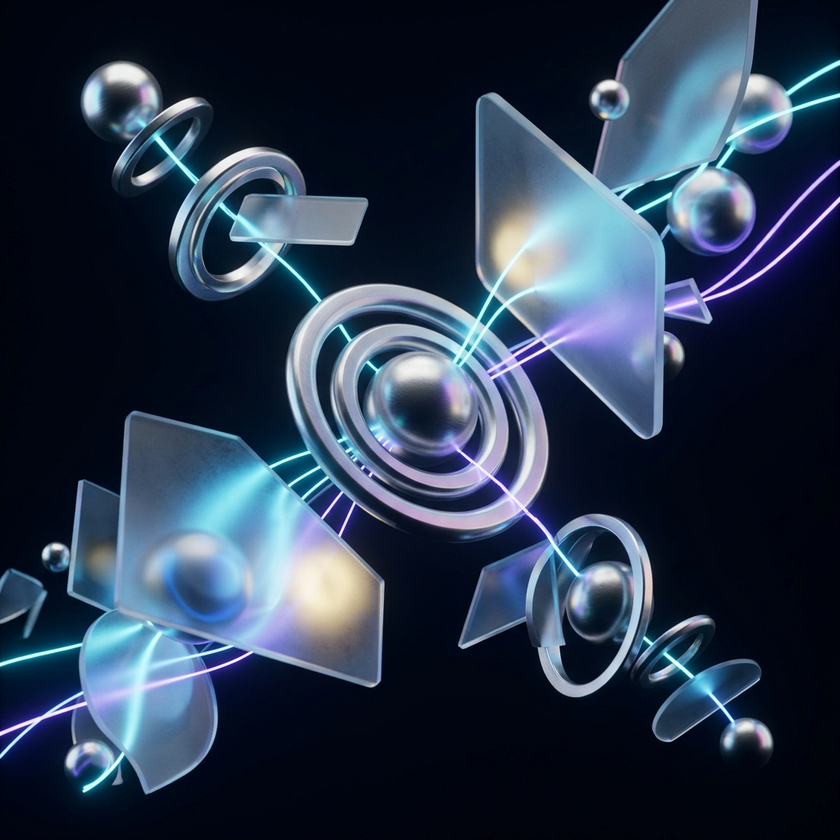
#> input picture web-app/frontend/src/futuristic_bg.png, 840 x 840 px, shrunk from 1024 x 1024 before the run
$ python -i movement_analysis.py   (imports and definitions only)
#> lines starting #> are read from the running program, lines starting #| are printed output that depends on the picture
import cv2
import numpy as np


class MovementAnalyzer:
    def __init__(self, diff_thresh: int = 25):
        self.prev_gray = None
        self.diff_thresh = diff_thresh

    def reset(self):
        self.prev_gray = None

    def update(self, frame_bgr):
        gray = cv2.cvtColor(frame_bgr, cv2.COLOR_BGR2GRAY)
        gray = cv2.GaussianBlur(gray, (5, 5), 0)

        if self.prev_gray is None:
            self.prev_gray = gray
            return {"movement_energy": 0.0}

        diff = cv2.absdiff(gray, self.prev_gray)
        _, th = cv2.threshold(diff, self.diff_thresh, 255, cv2.THRESH_BINARY)
        self.prev_gray = gray

        energy = float(np.mean(th > 0))
        return {"movement_energy": energy}

>>> import cv2
>>> picture = cv2.imread('../web-app/frontend/src/futuristic_bg.png')
#> picture is the input picture: shape (840, 840, 3); mean B, G, R 77.2, 57.1, 42.8
>>> result = MovementAnalyzer().update(picture)
#> in update, `gray = cv2.cvtColor(frame_bgr, cv2.COLOR_BGR2GRAY)`:
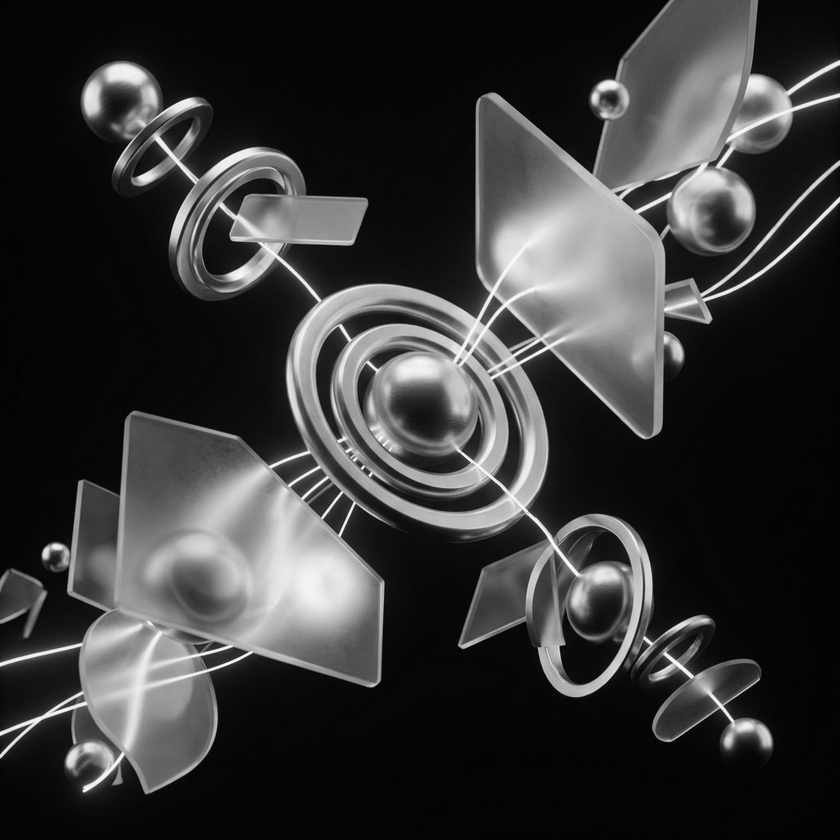
#> gray: shape (840, 840); min 1, max 255, mean 55.1
#> result = {'movement_energy': 0}
